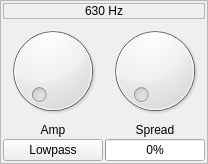
                     <widget class="QFrame" name="frame_29">
                      <property name="frameShape">
                       <enum>QFrame::StyledPanel</enum>
                      </property>
                      <layout class="QGridLayout" name="gridLayout_106">
                       <property name="leftMargin">
                        <number>2</number>
                       </property>
                       <property name="topMargin">
                        <number>2</number>
                       </property>
                       <property name="rightMargin">
                        <number>2</number>
                       </property>
                       <property name="bottomMargin">
                        <number>2</number>
                       </property>
                       <property name="spacing">
                        <number>2</number>
                       </property>
                       <item row="1" column="0">
                        <layout class="QVBoxLayout" name="verticalLayout_63">
                         <item>
                          <widget class="QDial" name="amp_dial_13">
                           <property name="minimum">
                            <number>0</number>
                           </property>
                           <property name="maximum">
                            <number>200</number>
                           </property>
                          </widget>
                         </item>
                         <item>
                          <widget class="QLabel" name="label_141">
                           <property name="text">
                            <string>Amp</string>
                           </property>
                           <property name="alignment">
                            <set>Qt::AlignCenter</set>
                           </property>
                          </widget>
                         </item>
                        </layout>
                       </item>
                       <item row="1" column="1">
                        <layout class="QVBoxLayout" name="verticalLayout_64">
                         <item>
                          <widget class="QDial" name="spread_dial_13">
                           <property name="minimum">
                            <number>1</number>
                           </property>
                           <property name="maximum">
                            <number>500</number>
                           </property>
                          </widget>
                         </item>
                         <item>
                          <widget class="QLabel" name="label_142">
                           <property name="text">
                            <string>Spread</string>
                           </property>
                           <property name="alignment">
                            <set>Qt::AlignCenter</set>
                           </property>
                          </widget>
                         </item>
                        </layout>
                       </item>
                       <item row="2" column="0">
                        <widget class="QPushButton" name="filter_type_btm_13">
                         <property name="text">
                          <string>Lowpass</string>
                         </property>
                        </widget>
                       </item>
                       <item row="2" column="1">
                        <widget class="QProgressBar" name="spread_bar_13">
                         <property name="minimum">
                          <number>1</number>
                         </property>
                         <property name="maximum">
                          <number>500</number>
                         </property>
                         <property name="value">
                          <number>1</number>
                         </property>
                         <property name="alignment">
                          <set>Qt::AlignCenter</set>
                         </property>
                        </widget>
                       </item>
                       <item row="0" column="0" colspan="2">
                        <widget class="QLabel" name="label_143">
                         <property name="frameShape">
                          <enum>QFrame::StyledPanel</enum>
                         </property>
                         <property name="text">
                          <string>630 Hz</string>
                         </property>
                         <property name="alignment">
                          <set>Qt::AlignCenter</set>
                         </property>
                        </widget>
                       </item>
                      </layout>
                     </widget>
